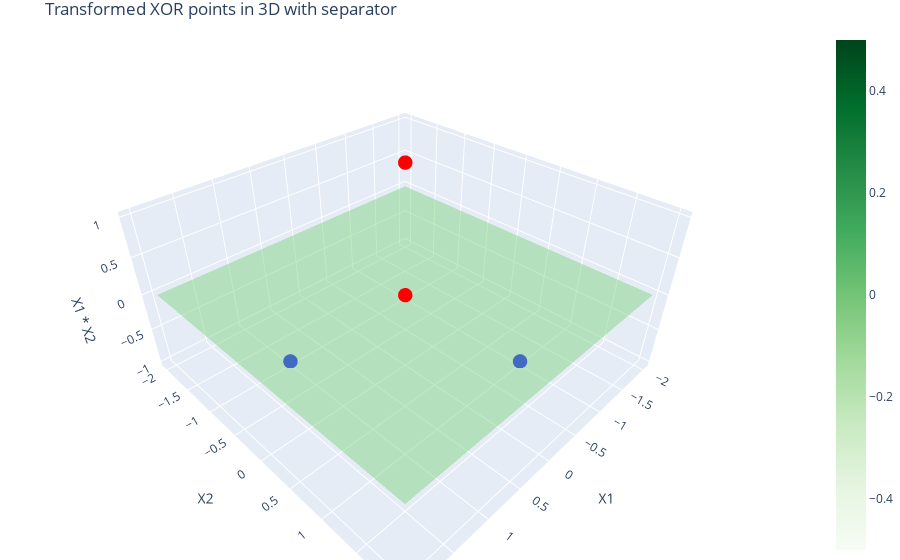

Notebook source saved alongside this figure:
### Code cell
import plotly.graph_objects as go
import numpy as np

# Original XOR dataset in 2D
x = np.array([[1,1], [-1, -1], [1, -1], [-1, 1]])
y = np.array([1, 1, -1, -1])

# Applying the feature transformation to 3D: x3 = x1 * x2
x_transformed = np.hstack((x, (x[:, 0] * x[:, 1]).reshape(-1, 1)))

# Create a Plotly figure
fig = go.Figure()

# Add the points to the plot
colors = ['red' if label == 1 else 'blue' for label in y]
fig.add_trace(go.Scatter3d(
    x=x_transformed[:, 0],
    y=x_transformed[:, 1],
    z=x_transformed[:, 2],
    mode='markers',
    marker=dict(size=5, color=colors),
))

# Define the separating plane
xx, yy = np.meshgrid(np.linspace(-2, 2, 50), np.linspace(-2, 2, 50))
zz = 0 * xx
fig.add_trace(go.Surface(x=xx, y=yy, z=zz, opacity=0.5, colorscale='Greens'))

# Set the layout for a better view
fig.update_layout(title='Transformed XOR points in 3D with separator',
                  scene=dict(xaxis_title='X1',
                             yaxis_title='X2',
                             zaxis_title='X1 * X2'),
                  margin=dict(r=0, b=0, l=0, t=30))
fig.show()

### Figure 1 — Plotly figure (JSON) as saved in the notebook; plotly's stock layout.template omitted (floating-point values rounded to 4 significant figures; data arrays with more than 128 entries replaced by an {"elided": "..."} marker saying what was removed)
{"data": [{"marker": {"color": ["red", "red", "blue", "blue"], "size": 5}, "mode": "markers", "type": "scatter3d", "x": [1, -1, 1, -1], "y": [1, -1, -1, 1], "z": [1, 1, -1, -1]}, {"colorscale": [[0, "rgb(247,252,245)"], [0.125, "rgb(229,245,224)"], [0.25, "rgb(199,233,192)"], [0.375, "rgb(161,217,155)"], [0.5, "rgb(116,196,118)"], [0.625, "rgb(65,171,93)"], [0.75, "rgb(35,139,69)"], [0.875, "rgb(0,109,44)"], [1, "rgb(0,68,27)"]], "opacity": 0.5, "type": "surface", "x": {"elided": "50x50 float values"}, "y": {"elided": "50x50 float values"}, "z": {"elided": "50x50 float values"}}], "layout": {"margin": {"b": 0, "l": 0, "r": 0, "t": 30}, "scene": {"xaxis": {"title": {"text": "X1"}}, "yaxis": {"title": {"text": "X2"}}, "zaxis": {"title": {"text": "X1 * X2"}}}, "title": {"text": "Transformed XOR points in 3D with separator"}}}
